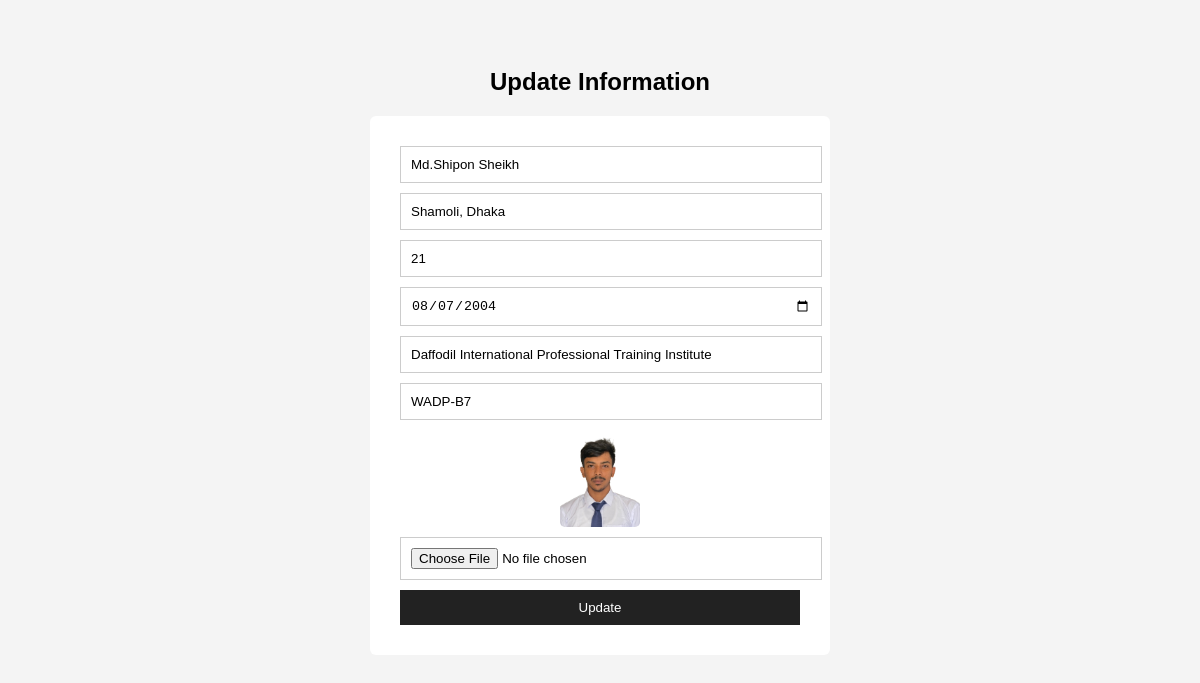
The app's page /update/1/ with its own data.
### myApp/models.py (models this page shows, shortened)
class AboutModel(models.Model):
    name = models.CharField( max_length=100, null=True)
    Address=models.CharField( max_length=50, null=True)
    Age= models.CharField( max_length=10, null=True)
    date_of_birth=models.DateField(null=True)
    Education= models.CharField( max_length=50, null=True)
    department=models.CharField( max_length=50, null=True)
    image=models.ImageField(
     upload_to="Pictures",  null=True)

### myApp/views.py (the view, shortened to what this page needs)
# urls.py: path('update/<int:id>/',about_update, name='about_update'),
def about_update(request, id):
    data = get_object_or_404(AboutModel, id=id)
    return render(request, 'about_update.html', {'data': data})

### myApp/templates/about_update.html (shortened to what this page needs)
<!DOCTYPE html>
<html>
<head>
</head>
<body>
<h2>Update Information</h2>
<form method="POST" enctype="multipart/form-data">
<input type="text" name="name" value="{{ data.name }}">
<input type="text" name="Address" value="{{ data.Address }}">
<input type="number" name="Age" value="{{ data.Age }}">
<input type="date" name="date_of_birth" value="{{ data.date_of_birth|date:'Y-m-d' }}">
<input type="text" name="Education" value="{{ data.Education }}">
<input type="text" name="department" value="{{ data.department }}">
<img src="{{ data.image.url }}" width="80">
<input type="file" name="image">
<button type="submit">Update</button>
</form>
</body>
</html>

### myApp/templates/about_update.html (style rules this page uses)
body { font-family:Arial; background:#f4f4f4; padding:40px; }
h2 { text-align:center; }
form { width:400px; margin:auto; background:white; padding:30px; border-radius:6px; }
input { width:100%; padding:10px; margin-bottom:10px; border:1px solid #ccc; }
button { width:100%; padding:10px; background:#222; color:white; border:none; }
img { display:block; margin:auto; margin-bottom:10px; border-radius:5px; }

### records on screen
AboutModel: name "Md.Shipon Sheikh", Address "Shamoli, Dhaka", Age "21", date_of_birth "08/07/2004", Education "Daffodil International Professional Training Institute", department "WADP-B7", image (picture)
